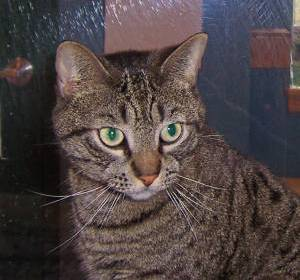
#> input picture cat/cat.1.jpg, 300 x 280 px, found by its file name; its folder holds 5 pictures in this run
$ jupyter execute --allow-errors MLTASK_SVM_IMAGE_CLASSIFICATION.ipynb
#> lines starting #> are read from the running program, lines starting #| are printed output that depends on the picture
#> further down, img_array is the input picture: shape (280, 300, 3); mean R, G, B 78.8, 68.3, 68
#> `img_resized = resize(img_array, (150,150,3))`:
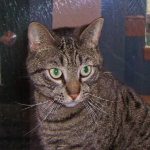
#> img_resized: shape (150, 150, 3) float64; mean R, G, B 0.309, 0.268, 0.266
#> pass 2 of the loop `for i in categories:`:
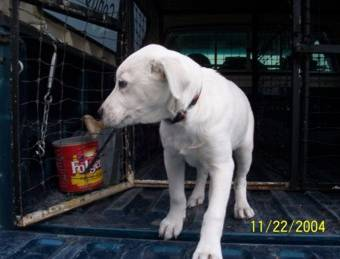
#> input picture dog/dog.154.jpg, 340 x 259 px, found by its file name
#> img_array is the input picture: shape (259, 340, 3); mean R, G, B 53.6, 55.4, 60.4
#> `img_resized = resize(img_array, (150,150,3))`:
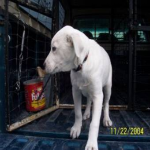
#> img_resized: shape (150, 150, 3) float64; mean R, G, B 0.21, 0.217, 0.237
<a href="https://colab.research.google.com/github/Rabiya-k/SVM/blob/Image-Classification/MLTASK_SVM_IMAGE_CLASSIFICATION.ipynb" target="_parent"></a>

## **Project Title : Image Classification Using svm(Support Vector Machine).**

## **Problem Description**
## In this project, your task is to identify the given set of images of dogs, cats, horses and humans, then classify each image belongs to which class and predict a new image belongs to wich class using SVM(Support Vector Machine).

### Import required Libraries

[cell 1]
import pandas as pd
import numpy as np
import matplotlib.pyplot as plt
import seaborn as sns
import os  #operating system. It allows you to perform various operations related to file
           #and directory manipulation, system-related tasks, and environment variables.

from skimage.transform import resize
from skimage.io import imread
from sklearn import svm
from sklearn.model_selection import train_test_split, GridSearchCV
from sklearn.metrics import accuracy_score, classification_report

### Load the image and convert it to a data frame

[cell 2]
categories = ['cat', 'dog', 'horse','human']
flat_data_arr = []    #input array
target_arr = []       #Output array
#path which contains all the categories of images
datadir = '/content/drive/MyDrive/Datasets/Images/Images'

#> (the rest of this cell did not finish here and is left out)

### A list of ‘Categories’ is defined to represent the image categories that will be used for training the machine learning model. Two empty arrays are created to store the image data and their corresponding labels. The images are then loaded from the specified path, read and resized to a fixed size of 150×150 pixels with 3 color channels, and flattened to a 1D array. The flattened image data and its corresponding label (0 for 'cats', 1 for 'dogs', 2 for 'horses' and 3 for 'humans') are added to the arrays.The arrays are converted to a pandas DataFrame.

#> (a cell that did not finish here is left out)

#> (a cell that did not finish here is left out)

### Separate input features and targets.

#> (a cell that did not finish here is left out)

#> (a cell that did not finish here is left out)

#> (a cell that did not finish here is left out)

#> (a cell that did not finish here is left out)

### Build and train the model
Here the model is a Support vector machine

[cell 9]
# Creating a support vector classifier
model = svm.SVC(kernel='rbf')

#> (a cell that did not finish here is left out)

### Model evaluation
Now the model is tested using testing data in this way model.predict() and the accuracy of the model can be calculated using the accuracy_score() method from sklearn.metrics

#> (a cell that did not finish here is left out)

#> (a cell that did not finish here is left out)

#> (a cell that did not finish here is left out)

#> (a cell that did not finish here is left out)

### Prediction
Now we will give a new image to our model and it will predict whether the given image is of cat or dog or horse or human

[cell 15]
new_img_path = '/content/drive/MyDrive/Datasets/Images/Images/cat/cat.102.jpg'
new_img = imread(new_img_path)
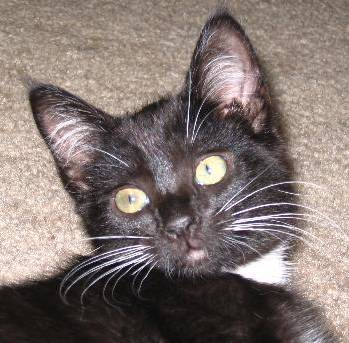
#> input picture cat/cat.102.jpg, 349 x 343 px, found by its file name
#> new_img is the input picture: shape (343, 349, 3); mean R, G, B 128.6, 115.9, 111.8
img_resize = resize(new_img, (150,150,3))
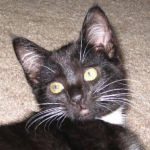
#> img_resize: shape (150, 150, 3) float64; mean R, G, B 0.504, 0.455, 0.439
flat_img = [img_resize.flatten()]
#> (the rest of this cell did not finish here and is left out)
